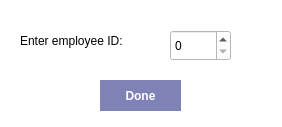
<?xml version="1.0" encoding="UTF-8"?>
<ui version="4.0">
 <class>RemoveEmployee</class>
 <widget class="QDialog" name="RemoveEmployee">
  <property name="geometry">
   <rect>
    <x>0</x>
    <y>0</y>
    <width>282</width>
    <height>127</height>
   </rect>
  </property>
  <property name="windowTitle">
   <string>Dialog</string>
  </property>
  <property name="styleSheet">
   <string notr="true">background-color: rgb(255, 255, 255);</string>
  </property>
  <widget class="QLabel" name="label">
   <property name="geometry">
    <rect>
     <x>20</x>
     <y>30</y>
     <width>121</width>
     <height>21</height>
    </rect>
   </property>
   <property name="styleSheet">
    <string notr="true">color: black;</string>
   </property>
   <property name="text">
    <string>Enter employee ID: </string>
   </property>
  </widget>
  <widget class="QPushButton" name="done_btn">
   <property name="geometry">
    <rect>
     <x>100</x>
     <y>80</y>
     <width>81</width>
     <height>31</height>
    </rect>
   </property>
   <property name="cursor">
    <cursorShape>PointingHandCursor</cursorShape>
   </property>
   <property name="styleSheet">
    <string notr="true">background-color: rgb(127, 130, 181); 
border: none;
color: white;
font-weight: 500;</string>
   </property>
   <property name="text">
    <string>Done</string>
   </property>
  </widget>
  <widget class="QSpinBox" name="emp_id_spinbox">
   <property name="geometry">
    <rect>
     <x>170</x>
     <y>30</y>
     <width>61</width>
     <height>31</height>
    </rect>
   </property>
   <property name="styleSheet">
    <string notr="true">color:black;</string>
   </property>
  </widget>
 </widget>
 <resources/>
 <connections/>
</ui>
